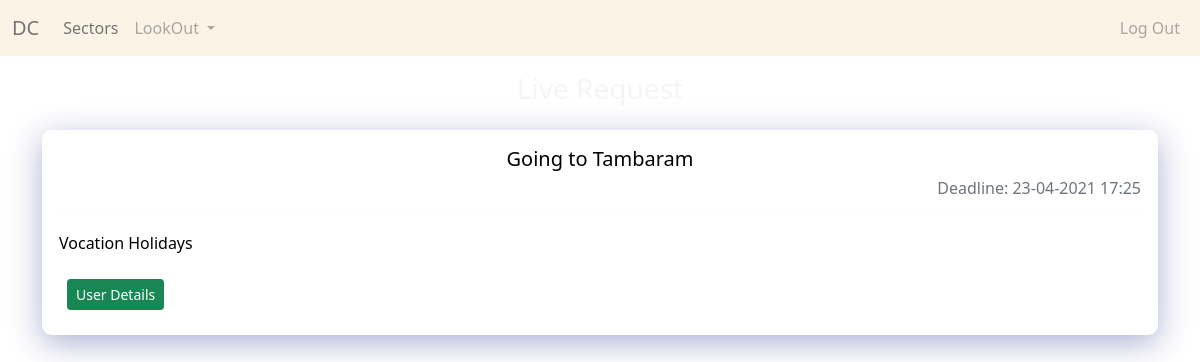
Page /detail-request/13/ (signed in) on the committed database.
### connect/models.py (models this page shows, shortened)
class Request(models.Model):
    requester = models.ForeignKey(User,on_delete=models.CASCADE,blank=True,related_name='req')
    sector = models.ForeignKey(SectorField,on_delete=models.CASCADE,related_name='reqsec')
    genre = models.CharField(max_length=56,null=True,blank=True)
    subject = models.CharField(max_length=128)
    content = models.TextField()
    match_with_same_gender = models.BooleanField(default=False)
    deadline = models.DateTimeField()
    is_first_year_req = models.BooleanField(default=False)
    created_at = models.DateTimeField(auto_now_add=True)
    deleted = models.BooleanField(default=False)
    pending = models.BooleanField(default=True)
    class Meta:
        ordering = ['-created_at']

### connect/views.py (the view)
# urls.py: path('detail-request/<int:id>/',views.detailed_request_view,name='detail-request'),
@login_required
def detailed_request_view(request,id):
    req_obj = get_object_or_404(Request,pk=id)
    if req_obj.deleted:
        raise PermissionDenied()
    if (request.user.info.year != 1):
        if (req_obj.is_first_year_req):
            raise PermissionDenied()
    if (request.user.info.year == 1):
        if not (req_obj.is_first_year_req):
            raise PermissionDenied()
    if(req_obj.match_with_same_gender):
        if(request.user.info.gender != req_obj.requester.info.gender):
            raise PermissionDenied()
    already_sent = False
    initial_req_obj,created = InitialMatchingRequest.objects.get_or_create(request=req_obj)
    req_users = initial_req_obj.req_users.all()
    final_accepted = False
    final_req_obj,created1 = FinalMatchingRequest.objects.get_or_create(request=req_obj)
    final_req_users = final_req_obj.final_req_users.all()
    if(request.user in req_users):
        already_sent = True
    if(request.user in final_req_users):
        final_accepted = True
    context = {
        'req_object':req_obj,
        'already_sent':already_sent,
        'final_accepted':final_accepted
    }
    return render(request,'connect/request-detail.html',context=context)

### connect/templates/connect/request-detail.html (shortened to what this page needs)
{% extends 'base.html' %}
{% block content %}
<h3 class="text-center mt-3 mb-4">Live Request</h3>
<div class="row">
    <div class="col-lg-12 col-sm-6">
        <div class="glass-container card">
            <div class="card-body">
                <h5 class="card-title card-blackcolor text-center">{{req_object.subject}}</h5>
                <h6 class="card-subtitle mb-2 text-muted deadline-space mt-1">Deadline: {{req_object.deadline | date:'d-m-Y H:i'}}</h6>
                <hr>
                <p class="card-text card-blackcolor">{{req_object.content}}</p>
                {% if request.user != req_object.requester %}
                    {% if final_accepted %}
                        <a class="btn btn-success btn-sm ms-2 my-2" href="{% url 'connect:view-contact-sender' req_object.id %}">User Details</a>
                    {% else %}
                        {% if already_sent %}
                            <a href="{% url 'connect:addremove-sender' req_object.id %}" class="btn btn-warning btn-sm">Cancel!</a>
                        {% else %}
                            <a href="{% url 'connect:addremove-sender' req_object.id %}" class="btn btn-success btn-sm">Request :)</a>
                        {% endif %}
                    {% endif %}
                {% endif %}
            </div>
        </div>
    </div>
</div>
{% endblock %}

### static/css/style.css (style rules this page uses)
* { margin: 0; padding: 0; border: 0; font-size: 100%; box-sizing: border-box; color: whitesmoke; }
body { background-image: url('https://ik.imagekit.io/oyjag5asj/image_3mP0GSYNY.jpg'); background-repeat: no-repeat; background-size: cover; background-attachment: fixed; }
a { color: red; }
.glass-container { background: rgba(255, 255, 255, 0.657); box-shadow: 0 8px 32px 0 rgba( 31, 38, 135, 0.37 ); border-radius: 10px; border: 1px solid rgba( 255, 255, 255, 0.18 ); }
.card-blackcolor { color: black; }
.deadline-space { text-align: end; }

### rows in the picture
Request: subject "Going to Tambaram", deadline "23-04-2021 17:25", content "Vocation Holidays"
